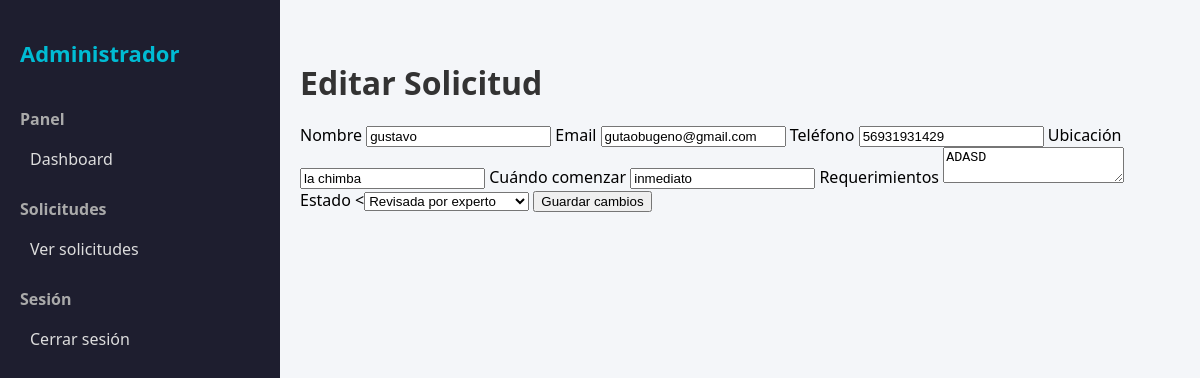
/panel/solicitudes/10/editar/ (signed in), run on the app's committed database.
### core/models.py (models this page shows, shortened)
class SolicitudInformacion(models.Model):
    servicio = models.ForeignKey(
        Servicio,
        on_delete=models.CASCADE,
        related_name="solicitudes",
        null=True,
        blank=True,
    )
    nombre = models.CharField(max_length=100)
    email = models.EmailField()
    telefono = models.CharField(
        max_length=12,
        validators=[
            RegexValidator(
                regex=r'^569\d{8}$',
                message="El teléfono debe tener el formato 569XXXXXXXX",
            ),
        ],
    )
    tienes_terreno = models.CharField(
        max_length=10,
        choices=[('si', 'Sí'), ('no', 'No')],
        default='no'
    )
    ubicacion = models.CharField(max_length=255)
    cuando_comenzar = models.CharField(max_length=20)
    requerimientos = models.TextField()
    estado_actual = models.ForeignKey(
        Estado,
        on_delete=models.SET_NULL,
        null=True,
        blank=True,
        related_name="solicitudes"
    )
    fecha_envio = models.DateTimeField(auto_now_add=True)
    codigo_seguimiento = models.CharField(max_length=30, unique=True, blank=True)
    comentarios_cambios = models.TextField(blank=True, null=True)
    progreso_trabajo = models.IntegerField(default=0)
    fecha_estimado_finalizacion = models.DateField(blank=True, null=True)

class Estado(models.Model):
    nombre = models.CharField(max_length=100)
    codigo = models.CharField(max_length=50, unique=True)
    orden = models.PositiveIntegerField()
    activo = models.BooleanField(default=True)
    template = models.CharField(max_length=100)

### core/views_admin.py (the view, shortened to what this page needs)
# urls.py: path("panel/solicitudes/<int:id>/editar/", views_admin.admin_solicitud_editar, name="admin_solicitud_editar"),
@login_required
def admin_solicitud_editar(request, id):
    solicitud = get_object_or_404(SolicitudInformacion, id=id)
    estados = Estado.objects.filter(activo=True).order_by("orden")
    return render(request, "admin_panel/solicitudes/editar.html", {
        "solicitud": solicitud,
        "estados": estados,
    })

### templates/admin_panel/solicitudes/editar.html (shortened to what this page needs)
{% extends "admin_panel/base_admin.html" %}
{% block contenido %}
<h1>Editar Solicitud</h1>
<form method="POST">
    <label>Nombre</label>
    <input type="text" name="nombre" value="{{ solicitud.nombre }}">
    <label>Email</label>
    <input type="email" name="email" value="{{ solicitud.email }}">
    <label>Teléfono</label>
    <input type="text" name="telefono" value="{{ solicitud.telefono }}">
    <label>Ubicación</label>
    <input type="text" name="ubicacion" value="{{ solicitud.ubicacion }}">
    <label>Cuándo comenzar</label>
    <input type="text" name="cuando_comenzar" value="{{ solicitud.cuando_comenzar }}">
    <label>Requerimientos</label>
    <textarea name="requerimientos">{{ solicitud.requerimientos }}</textarea>
    <label>Estado</label>
    <<select name="estado_actual">
    {% for estado in estados %}
        <option value="{{ estado.id }}"
            {% if solicitud.estado_actual and solicitud.estado_actual.id == estado.id %}
                selected
            {% endif %}
        >
            {{ estado.nombre }}
        </option>
    {% endfor %}
</select>
    <button type="submit">Guardar cambios</button>
</form>
{% endblock %}

### static/css/admin_panel.css (style rules this page uses)
body { font-family: 'Segoe UI', Tahoma, Geneva, Verdana, sans-serif; background-color: #f4f6f9; margin: 0; display: flex; height: 100vh; }
.content h1, .content h2 { color: #333; margin-bottom: 20px; }

### data on the page
SolicitudInformacion: nombre "gustavo", email "gutaobugeno@gmail.com", telefono "56931931429", ubicacion "la chimba", cuando_comenzar "inmediato", requerimientos "ADASD", estado_actual "Revisada por experto"
